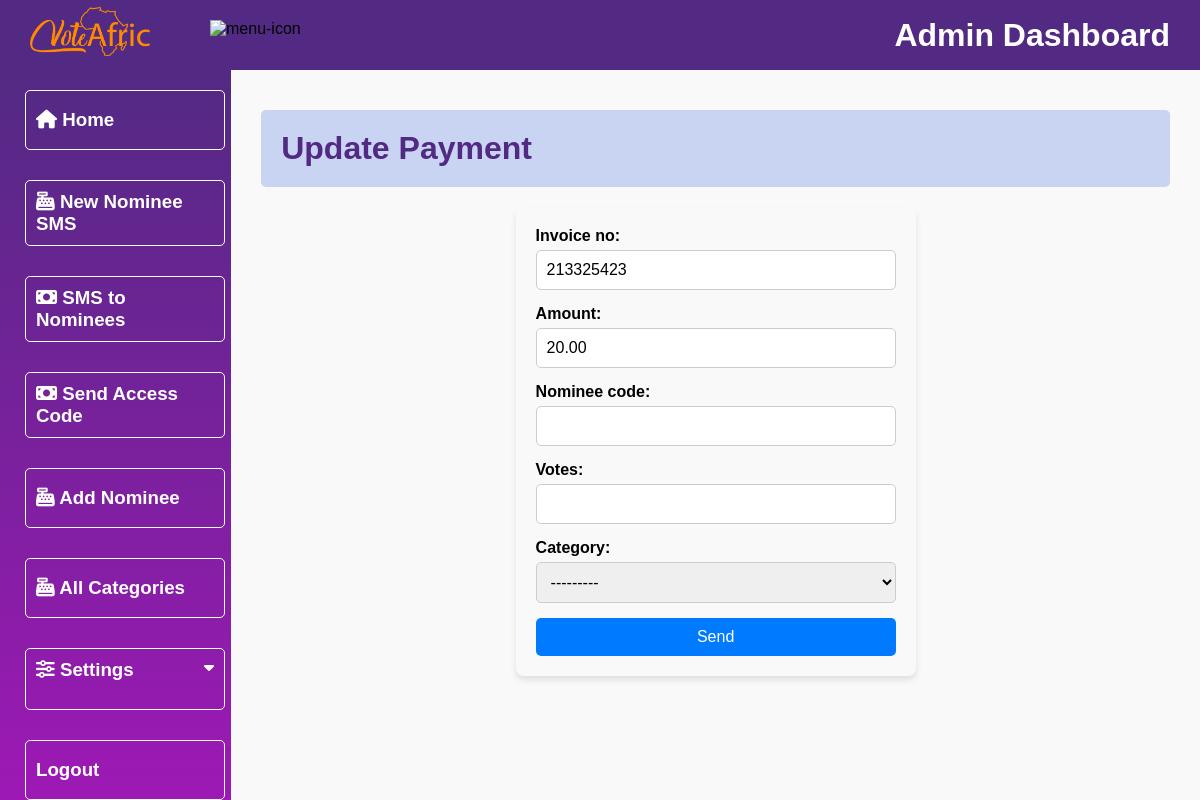
The app's page /maindashboard/payment-transactions/213325423/ (signed in) with its own data.
### ussd/models.py (models this page shows, shortened)
class PaymentTransaction(models.Model):
    PAYMENT_TYPES = (
        ('VOTE', 'Vote'),
        ('TICKET', 'Ticket'),
    )
    order_id = models.UUIDField(primary_key=True, default=uuid.uuid4, editable=False)
    invoice_no = models.CharField(max_length=255, null=True, blank=True)
    transaction_id = models.CharField(max_length=20, null=True, blank=True)  # New field
    amount = models.DecimalField(max_digits=10, decimal_places=2)
    status = models.CharField(max_length=50)
    payment_type = models.CharField(max_length=10, choices=PAYMENT_TYPES, null=True, blank=True) # new
    nominee_code = models.CharField(max_length=10, null=True, blank=True)
    event_code = models.CharField(max_length=10, null=True, blank=True) # new
    votes = models.IntegerField(null=True, blank=True)
    tickets = models.PositiveIntegerField(null=True, blank=True) # new
    ticket_type = models.CharField(max_length=20, null=True, blank=True) # new
    category = models.ForeignKey(Category, on_delete=models.CASCADE, null=True, blank=True, related_name='paymenttransactions')
    event_category = models.ForeignKey(Event, on_delete=models.CASCADE, null=True, blank=True, related_name='paymenttransactions')
    timestamp = models.DateTimeField(null=True, blank=True)  # To store the timestamp of the transaction
    created_at = models.DateTimeField(auto_now_add=True)
    class Meta:
        ordering = ('-timestamp',)

### maindashboard/views.py (the view)
# urls.py: path('payment-transactions/<int:invoice_id>/', views.payment_transactions_detail, name='update_transaction'),
def payment_transactions_detail(request, invoice_id):
    if not request.user.is_staff:
        messages.error(request, "You don't have permission to view transaction details.")
        return redirect('adminHome')
    payment = get_object_or_404(PaymentTransaction, invoice_no=invoice_id)
    if request.method == 'POST':
        form = PaymentTransactionForm(request.POST, instance=payment)
        if form.is_valid():
            form.save()
            messages.success(request, 'Payment updated successfully!')
            return redirect('payment_transactions')
    else:
        form = PaymentTransactionForm(instance=payment)
    context = {
        'payment': payment,
        'form': form
    }
    return render(request, 'maindashboard/payment_transactions_form.html', context)

### dashboard/forms.py
class PaymentTransactionForm(forms.ModelForm):
    class Meta:
        model = PaymentTransaction
        fields = ['invoice_no', 'amount', 'nominee_code', 'votes', 'category']

### vote/models.py (called while the page is built)
    def __str__(self):
        return self.award

### maindashboard/templates/maindashboard/payment_transactions_form.html (shortened to what this page needs)
{% extends 'maindashboard/base.html' %}
{% load static %}
{% block content %}
<div class="main">
    <div class="the-team-container">
        <div class="heading">
            <h1>Update Payment</h1>
        </div>
    </div>
    <form class="add-nominee-form" method="POST" enctype="multipart/form-data">
        {{form.as_p}}
        <button type="submit">Send</button>
    </form>
</div>
{% endblock %}

### vote/static/vote/admin.css (style rules this page uses)
* { margin: 0; padding: 0; box-sizing: border-box; font-family: "Poppins", sans-serif; list-style: none; text-decoration: none; }
:root { --background-color1: #fafaff; --background-color2: #ffffff; --background-color3: #ededed; --background-color4: #afc0f0a4; --primary-color: #4b49ac; --secondary-color: #0c007d; --Border-color: #3f0097; --one-use-color: #3f0097; --two-use-color: #5500cb; --red: #E31C25; --blue: #092347; --white: #fff; --blue: #011f4a; --voiletColor: #522a83; --orangeColor: #fb812b; --whiteColor: #fff; }
body { max-width: 100%; overflow-x: hidden; background-color: #f9f9f9; }
.heading { background-color: var(--background-color4); padding: 20px; border-radius: 5px; margin-bottom: 1%; color: var(--voiletColor); font-weight: 900; }
.main { height: calc(100vh - 70px); width: 100%; overflow-y: scroll; overflow-x: hidden; padding: 40px 30px 30px 30px; }
:root { --primary: #4361ee; --secondary: #3f37c9; --success: #4cc9f0; --danger: #f72585; --warning: #ffc107; --light: #f8f9fa; --dark: #212529; }

### maindashboard/templates/maindashboard/payment_transactions_form.html (style rules this page uses)
.add-nominee-form { max-width: 400px; margin: 20px auto; padding: 20px; background: #f9f9f9; border-radius: 8px; box-shadow: 0 4px 6px rgba(0, 0, 0, 0.1); }
.add-nominee-form p { margin-bottom: 15px; }
.add-nominee-form label { font-weight: bold; display: block; margin-bottom: 5px; }
.add-nominee-form input, .add-nominee-form select, .add-nominee-form textarea { width: 100%; padding: 10px; border: 1px solid #ccc; border-radius: 5px; font-size: 16px; box-sizing: border-box; }
.add-nominee-form button { display: block; width: 100%; padding: 10px; background: #007bff; color: white; border: none; border-radius: 5px; font-size: 16px; cursor: pointer; transition: background 0.3s ease; }

### records on screen
PaymentTransaction: invoice_no "213325423", amount "20.00", category "---------"
